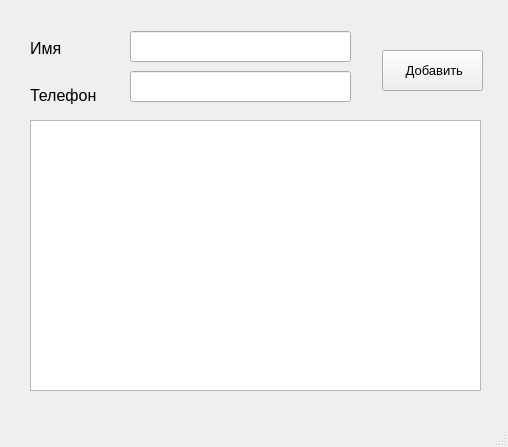
<?xml version="1.0" encoding="UTF-8"?>
<ui version="4.0">
 <class>MainWindow</class>
 <widget class="QMainWindow" name="MainWindow">
  <property name="geometry">
   <rect>
    <x>0</x>
    <y>0</y>
    <width>508</width>
    <height>447</height>
   </rect>
  </property>
  <property name="windowTitle">
   <string>MainWindow</string>
  </property>
  <widget class="QWidget" name="centralwidget">
   <widget class="QLabel" name="label">
    <property name="geometry">
     <rect>
      <x>30</x>
      <y>40</y>
      <width>55</width>
      <height>16</height>
     </rect>
    </property>
    <property name="font">
     <font>
      <pointsize>12</pointsize>
     </font>
    </property>
    <property name="text">
     <string>Имя</string>
    </property>
   </widget>
   <widget class="QLabel" name="label_2">
    <property name="geometry">
     <rect>
      <x>30</x>
      <y>80</y>
      <width>91</width>
      <height>31</height>
     </rect>
    </property>
    <property name="font">
     <font>
      <pointsize>12</pointsize>
     </font>
    </property>
    <property name="text">
     <string>Телефон</string>
    </property>
   </widget>
   <widget class="QLineEdit" name="lineEdit">
    <property name="geometry">
     <rect>
      <x>130</x>
      <y>31</y>
      <width>221</width>
      <height>31</height>
     </rect>
    </property>
   </widget>
   <widget class="QLineEdit" name="lineEdit_2">
    <property name="geometry">
     <rect>
      <x>130</x>
      <y>71</y>
      <width>221</width>
      <height>31</height>
     </rect>
    </property>
   </widget>
   <widget class="QPushButton" name="pushButton">
    <property name="geometry">
     <rect>
      <x>382</x>
      <y>50</y>
      <width>101</width>
      <height>41</height>
     </rect>
    </property>
    <property name="font">
     <font>
      <pointsize>10</pointsize>
     </font>
    </property>
    <property name="text">
     <string> Добавить</string>
    </property>
   </widget>
   <widget class="QListWidget" name="listWidget">
    <property name="geometry">
     <rect>
      <x>30</x>
      <y>120</y>
      <width>451</width>
      <height>271</height>
     </rect>
    </property>
   </widget>
  </widget>
  <widget class="QMenuBar" name="menubar">
   <property name="geometry">
    <rect>
     <x>0</x>
     <y>0</y>
     <width>508</width>
     <height>26</height>
    </rect>
   </property>
  </widget>
  <widget class="QStatusBar" name="statusbar"/>
 </widget>
 <resources/>
 <connections/>
</ui>
